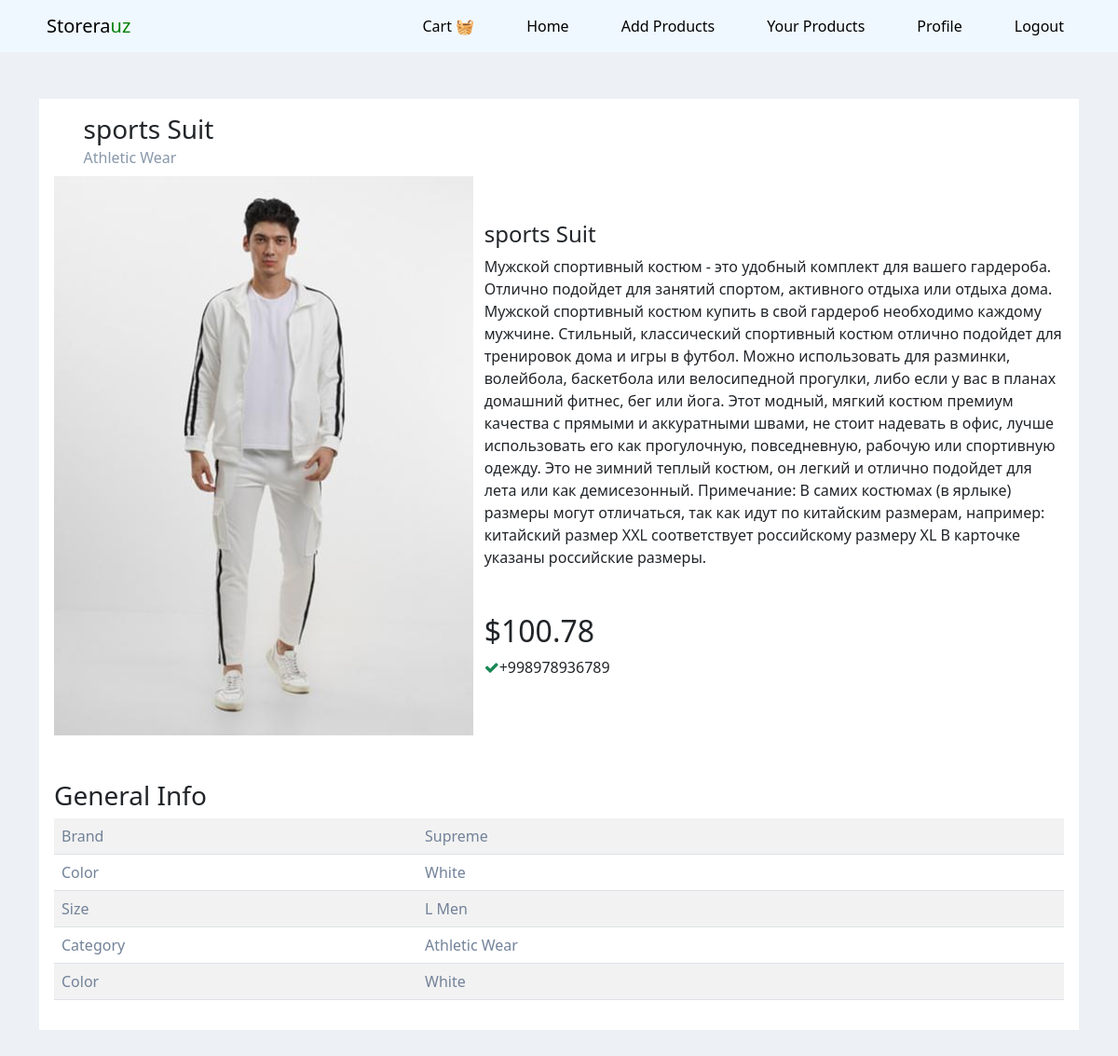
Page /clothes/product_details/3 (signed in) on the committed database.
### clothes/models.py (models this page shows, shortened)
class Clothes(models.Model):
    name = models.CharField(max_length=255)
    description = models.TextField()
    category = models.ForeignKey(Category, on_delete=models.CASCADE)
    brand = models.ForeignKey(Brand, on_delete=models.CASCADE)
    price = models.DecimalField(max_digits=10, decimal_places=2)
    size = models.ForeignKey(Size, on_delete=models.CASCADE)
    color = models.ForeignKey(Color, on_delete=models.CASCADE)
    image = models.ImageField(upload_to='clothes_images/',default='clothes_images/default.jpg', null=True, blank=True)
    created = models.DateTimeField(auto_now_add=True)
    author: User = models.ForeignKey(User,
                                     on_delete=models.SET_NULL, null=True, blank=True)

class Category(models.Model):
    name = models.CharField(max_length=255)
    def __str__(self):
        return self.name

class Brand(models.Model):
    name = models.CharField(max_length=255)
    def __str__(self):
        return self.name

class Color(models.Model):
    name = models.CharField(max_length=50)
    def __str__(self):
        return self.name

class Size(models.Model):
    name = models.CharField(max_length=10)
    def __str__(self):
        return self.name

### clothes/views.py (the view)
# urls.py: path("product_details/<int:pk>", ClothesDetailsView.as_view(), name="clothes_details"),
class ClothesDetailsView(DetailView):
    modal = Clothes
    template_name = 'clothes_list.html'
    def get_queryset(self):
        return Clothes.objects.filter(id=self.kwargs['pk'])

### clothes/templates/clothes_list.html (shortened to what this page needs)
{% extends 'base.html' %}
{% load static %}
{% load django_bootstrap5 %}
{% block link %}
<link href="https://maxcdn.bootstrapcdn.com/font-awesome/4.7.0/css/font-awesome.min.css" rel="stylesheet">
{% endblock  %}
{% block content %}
<div style="margin: 50px auto" class="container">
    <div class="card">
        <div class="card-body">
            <h3 style="margin-left: 31.5px;" class="card-title">{{object.name}}</h3>
            <h6 style="margin-left: 31.5px;" class="card-subtitle">{{object.category}}</h6>
            <div class="row">
                <div class="col-lg-5 col-md-5 col-sm-6">
                    <div class="white-box text-center"><img src="{{object.image.url}}" class="img-responsive"></div>
                </div>
                <div class="col-lg-7 col-md-7 col-sm-6">
                    <h4 class="box-title mt-5">{{object.name}}</h4>
                    <p>{{object.description}}</p>
                    <h2 class="mt-5">
                        ${{object.price}}
                    </h2>
                    <ul class="list-unstyled">
                        <li><i class="fa fa-check text-success"></i>+998978936789</li>
                    </ul>
                </div>
                <div class="col-lg-12 col-md-12 col-sm-12">
                    <h3 class="box-title mt-5">General Info</h3>
                    <div class="table-responsive">
                        <table class="table table-striped table-product">
                            <tbody>
                                <tr>
                                    <td width="390">Brand</td>
                                    <td>{{object.brand}}</td>
                                </tr>
                                <tr>
                                    <td>Color</td>
                                    <td>{{object.color}}</td>
                                </tr>
                                <tr>
                                    <td>Size</td>
                                    <td>{{object.size}}</td>
                                </tr>
                                <tr>
                                    <td>Category</td>
                                    <td>{{object.category}}</td>
                                </tr>
                                <tr>
                                    <td>Color</td>
                                    <td>{{object.color}}</td>
                                </tr>
                            </tbody>
                        </table>
                    </div>
                </div>
            </div>
        </div>
    </div>
</div>
{% endblock  %}

### templates/base.html (shortened to what this page needs)
{% load static %}
{% load django_bootstrap5 %}
{% bootstrap_css %}
{% block link %}
{% endblock %}
{% if user.is_authenticated %}
<nav style="background-color: aliceblue" class="navbar navbar-expand-lg ">
  <a class="navbar-brand" href="http://127.0.0.1:8000/" data-bs-toggle="tooltip" data-bs-placement="top" title="Storerauz">Storera<span style="color: green;">uz</span></a>
  <div class="navbar-nav float-right" >
    <a class="nav-item nav-link active" data-bs-toggle="tooltip" data-bs-placement="top" title="Wishlist" href="{% url 'view_cart' %}">Cart 🧺</a>
    <a class="nav-item nav-link active" data-bs-toggle="tooltip" data-bs-placement="top" title="Home" href="{% url 'home_page' %}">Home </a>
    <a class="nav-item nav-link active " href="{% url 'clothes_add' %}"  data-bs-toggle="tooltip" data-bs-placement="top" title="Add Products">Add Products</a>
    <a class="nav-item nav-link active " href="{% url 'clothes_list' %}"  data-bs-toggle="tooltip" data-bs-placement="top" title="Your Products">Your Products</a>
    <a class="nav-item nav-link active " href="{% url 'profile' %}" data-bs-toggle="tooltip" data-bs-placement="right" title="Profile">Profile</a>
    <a class="nav-item nav-link active" href="{% url 'logout' %}"  data-bs-toggle="tooltip" data-bs-placement="right" title="Logout">Logout</a>
  </div>
</nav>
  <main id="logged-in-menu">
    <div>
      {% block content %}{% endblock %}
    </div>
  </main>
{% endif %}

### clothes/templates/clothes_list.html (style rules this page uses)
.card { margin-bottom: 30px; }
.card { position: relative; display: flex; flex-direction: column; min-width: 0; word-wrap: break-word; background-color: #fff; background-clip: border-box; border: 0 solid transparent; border-radius: 0; }
.card .card-subtitle { font-weight: 300; margin-bottom: 10px; color: #8898aa; }
.table-product.table-striped tbody tr:nth-of-type(odd) { background-color: #f3f8fa!important }
.table-product td { border-top: 0px solid #dee2e6 !important; color: #728299!important; }

### templates/base.html (style rules this page uses)
.navbar-brand { margin-left: 50px; }
.nav-item { margin-left: 40px; }
.navbar-nav:last-child { margin-right: 50px; }

### rows in the picture
Clothes: name "sports Suit", category "Athletic Wear", image (picture), description "Мужской спортивный костюм - это удобный комплект для вашего гардероба. Отлично подойдет для занятий спортом, активного отдыха или отдыха дома. Мужской спортивный костюм купить в свой гардероб необходимо каждому мужчине. Стильный, классический спортивный костюм отлично подойдет для тренировок дома и игры в футбол. Можно использовать для разминки, волейбола, баскетбола или велосипедной прогулки, либо если у вас в планах домашний фитнес, бег или йога. Этот модный, мягкий костюм премиум качества с прямыми и аккуратными швами, не стоит надевать в офис, лучше использовать его как прогулочную, повседневную, рабочую или спортивную одежду. Это не зимний теплый костюм, он легкий и отлично подойдет…", price "100.78", brand "Supreme", color "White", size "L Men"
